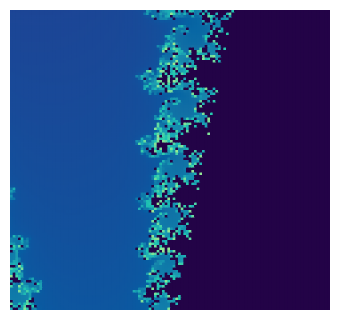

Write the Vega-Lite specification saved for this chart.
### Vega-Lite specification from a JSON file in a GitHub repository (floating-point values rounded to 4 significant figures; data arrays with more than 128 entries replaced by an {"elided": "..."} marker saying what was removed)
{"background": null, "config": {"arc": {"fill": "#DBDBDB", "fillOpacity": 1.0, "innerRadius": 37.5, "padAngle": 0.03, "stroke": "black", "strokeOpacity": 1, "strokeWidth": 0.25}, "area": {"fill": "#DBDBDB", "fillOpacity": 1.0, "stroke": "black", "strokeOpacity": 1, "strokeWidth": 0.25}, "axis": {"domain": true, "domainCap": "round", "domainColor": "black", "domainWidth": 0.25, "grid": false, "gridCap": "round", "gridColor": "#F1F1F1", "gridDash": [0, 0], "gridOpacity": 1.0, "gridWidth": 0.25, "labelColor": "black", "labelFont": "Helvetica Neue", "labelFontSize": 7, "labelFontStyle": "normal", "labelFontWeight": 400, "offset": 0, "ticks": true, "tickCap": "round", "tickColor": "black", "tickRound": false, "tickSize": 3, "tickWidth": 0.25, "titleColor": "black", "titleFont": "Helvetica Neue", "titleFontSize": 7, "titleFontStyle": "normal", "titleFontWeight": 400}, "axisX": {"domain": true, "labelAlign": "center", "labelAngle": 0, "labels": true, "ticks": true, "translate": 0}, "axisY": {"domain": true, "labelAlign": "right", "labelAngle": 0, "labels": true, "ticks": true, "translate": 0}, "axisRight": {"domain": true, "labelAlign": "left", "labelAngle": 0, "labels": true, "ticks": true, "translate": 0}, "axisTop": {"domain": true, "labelAlign": "center", "labelAngle": 0, "labels": true, "ticks": true, "translate": 0}, "axisBand": {"tickOffset": 0}, "bar": {"fill": "#DBDBDB", "fillOpacity": 1.0, "stroke": "black", "strokeOpacity": 1, "strokeWidth": 0.25}, "boxplot": {"size": 13.5, "ticks": {"cornerRadius": 0.25, "fill": "black", "opacity": 1, "size": 6.75, "thickness": 0.25}, "box": {"fillOpacity": 1.0, "stroke": "black", "strokeOpacity": 1, "strokeWidth": 0.25}, "median": {"cornerRadius": 0, "fill": "black", "fillOpacity": 1.0, "opacity": 1, "size": 13.5, "thickness": 0.25}, "rule": {"fill": "black", "fillOpacity": 1.0, "size": 15.0, "stroke": "black", "strokeDash": [0, 0], "strokeOpacity": 1, "strokeWidth": 0.25}, "outliers": {"color": "black", "fill": "black", "fillOpacity": 1.0, "size": 0, "stroke": "black", "strokeOpacity": 1, "strokeWidth": 0.25}}, "circle": {"fill": "black", "fillOpacity": 1.0, "size": 0.75, "stroke": null, "strokeOpacity": 1, "strokeWidth": 0.25}, "errorband": {"band": {"fillOpacity": 0.6, "stroke": null, "strokeWidth": 0.25, "strokeOpacity": 1}, "borders": {"opacity": 0, "strokeOpacity": 0.25, "strokeWidth": 1}}, "errorbar": {"opacity": 1, "rule": {"strokeDash": [0, 0], "strokeWidth": 0.25}, "ticks": {"color": "black", "cornerRadius": 0.125, "opacity": 1, "size": 9.0, "thickness": 0.25}, "thickness": 0.25}, "font": "Helvetica Neue", "geoshape": {"fill": "#DBDBDB", "fillOpacity": 1.0, "stroke": "black", "strokeOpacity": 1, "strokeWidth": 0.25}, "header": {"labelColor": "black", "labelFont": "Helvetica Neue", "labelFontSize": 7, "labelFontStyle": "normal", "labelFontWeight": 400, "titleColor": "black", "titleFont": "Helvetica Neue", "titleFontSize": 7, "titleFontStyle": "normal", "titleFontWeight": 400, "titlePadding": 0}, "legend": {"disable": false, "offset": 4.5, "titlePadding": 4, "labelOffset": 2, "gradientLabelOffset": 2, "gradientLength": 75.0, "gradientThickness": 7.5, "gradientOpacity": 1.0, "gradientStrokeColor": "black", "gradientStrokeWidth": 0.25, "labelColor": "black", "labelFont": "Helvetica Neue", "labelFontSize": 7, "labelFontStyle": "normal", "labelFontWeight": 400, "strokeColor": "black", "strokeWidth": 0, "symbolSize": 42, "symbolStrokeColor": "black", "symbolStrokeWidth": 0.25, "titleColor": "black", "titleFont": "Helvetica Neue", "titleFontSize": 7, "titleFontStyle": "normal", "titleFontWeight": 400}, "line": {"color": "black", "stroke": "black", "strokeCap": "round", "strokeDash": [0, 0], "strokeOpacity": 1, "strokeWidth": 0.375}, "point": {"filled": true, "fill": "#DBDBDB", "fillOpacity": 1.0, "size": 7.5, "stroke": "black", "strokeOpacity": 1, "strokeWidth": 0.25}, "range": {"category": ["#C6D9F1", "#F1C9CB", "#FEF0B9", "#CEE37A", "#7AA8E0", "#E589A3", "#FDDD5D", "#68B961", "#4177B1", "#C35082", "#E5C227", "#438156"], "diverging": {"scheme": ["#C35082", "#CE6D94", "#D989A7", "#E2A4BA", "#EABFCE", "#F1DBE2", "#F6F6F6", "#D7E0EB", "#B9CBE0", "#9BB6D5", "#7DA1C9", "#5F8CBD", "#4177B1"]}, "heatmap": {"scheme": ["#230347", "#290D67", "#28287D", "#204092", "#0C58A0", "#126FA5", "#1886AC", "#1D9DB1", "#22B4B4", "#27CAAE", "#5FDBA1", "#98E993"]}, "ordinal": {"scheme": ["#F1F1F1", "#DBDBDB", "#C6C6C6", "#B2B2B2", "#9D9D9D", "#898989", "#767676", "#636363", "#515151", "#404040", "#2F2F2F", "#1F1F1F"]}, "ramp": {"scheme": ["#32022B", "#43044D", "#4C196E", "#4D338C", "#484DA6", "#3A68BB", "#1D83CA", "#1D9CCB", "#23B5C9", "#28CDC5", "#4DE0B4", "#91EE9F"]}}, "rule": {"color": "black", "stroke": "black", "strokeCap": "round", "strokeDash": [2, 2], "strokeOpacity": 1, "strokeWidth": 0.25}, "scale": {"bandPaddingInner": 0.1, "bandPaddingOuter": 0.1, "round": false}, "rect": {"fill": "#DBDBDB", "fillOpacity": 1.0, "stroke": "black", "strokeOpacity": 1, "strokeWidth": 0.25}, "square": {"fill": "#DBDBDB", "fillOpacity": 1.0, "size": 15.0, "stroke": "black", "strokeOpacity": 1, "strokeWidth": 0.25}, "text": {"color": "black", "font": "Helvetica Neue", "fontSize": 7, "fontStyle": "normal", "fontWeight": 400}, "tick": {"color": "black", "cornerRadius": 0.125, "opacity": 1.0, "size": 13.5, "thickness": 0.25}, "title": {"anchor": "middle", "frame": "group", "color": "black", "font": "Helvetica Neue", "fontSize": 7, "fontStyle": "normal", "fontWeight": 400, "subtitleColor": "black", "subtitleFont": "Helvetica Neue", "subtitleFontSize": "Helvetica Neue", "subtitleFontStyle": "normal", "subtitleFontWeight": 400}, "trail": {"color": "black", "opacity": 1, "size": 0.375}, "view": {"continuousWidth": 160, "continuousHeight": 150, "discreteWidth": 160, "discreteHeight": 150, "fill": null, "stroke": "black", "strokeWidth": 0.25}}, "data": {"name": "data-7470943f27c561a54cb235ea5c2caccd"}, "mark": {"type": "rect", "clip": true, "stroke": null}, "encoding": {"color": {"field": "c", "legend": null, "title": "escape time", "type": "quantitative"}, "x": {"axis": null, "field": "x0", "scale": {"domain": [0, 120], "nice": false}, "title": null, "type": "quantitative"}, "x2": {"field": "x1"}, "y": {"axis": null, "field": "y0", "scale": {"domain": [0, 120], "nice": false}, "title": null, "type": "quantitative"}, "y2": {"field": "y1"}}, "view": {"stroke": null}, "$schema": "https://vega.github.io/schema/vega-lite/v6.4.1.json", "datasets": {"data-7470943f27c561a54cb235ea5c2caccd": {"elided": "14400 records"}}}
